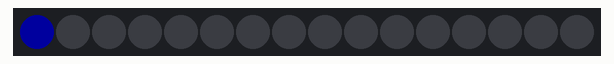
Recording of a sketch running on a simulated Arduino Uno, built with avr-gcc and run on an emulated ATmega328P. Parts: 16 RGB LEDs in strip order, left to right. Dim RGB values are drawn brighter than linear.

Above: at 0.15 s.
At 0.55 s:
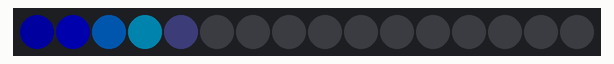
At 0.96 s:
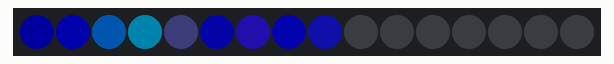
At 1.7 s:
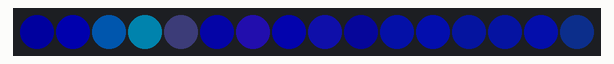

The sketch:

Static.ino
```cpp
#include <Adafruit_NeoPixel.h>
#ifdef __AVR__
  #include <avr/power.h>
#endif

#define PIN 6

#define NUM_LEDS 16

#define BRIGHTNESS 50

Adafruit_NeoPixel strip = Adafruit_NeoPixel(NUM_LEDS, PIN, NEO_GRBW + NEO_KHZ800);


void setup() {
  Serial.begin(115200);
  strip.setBrightness(BRIGHTNESS);
  strip.begin();
  strip.show(); // Initialize all pixels to 'off'
}

// Initialize some variables for the void loop()
int led, red, green, blue, white;
int wait = 100;

void loop() {

  led = 0; red = 0; green = 0; blue = 151; white = 0;
  strip.setPixelColor(led, red, green , blue, white);
  delay(wait);
  strip.show();

  led = 1; red = 0; green = 0; blue = 255; white = 0;
  strip.setPixelColor(led, red, green , blue, white);
  delay(wait);
  strip.show();

  led = 2; red = 0; green = 127; blue = 255; white = 0;
  strip.setPixelColor(led, red, green , blue, white);
  delay(wait);
  strip.show();

  led = 3; red = 0; green = 191; blue = 255; white = 0;
  strip.setPixelColor(led, red, green , blue, white);
  delay(wait);
  strip.show();

  led = 4; red = 0; green = 0; blue = 8; white = 10;
  strip.setPixelColor(led, red, green , blue, white);
  delay(wait);
   strip.show();

  led = 5; red = 0; green = 0; blue = 200; white = 10;
  strip.setPixelColor(led, red, green , blue, white);
  delay(wait);
   strip.show();

  led = 6; red = 50; green = 16; blue = 255; white = 10;
  strip.setPixelColor(led, red, green , blue, white);
  delay(wait);
   strip.show();

    led = 7; red = 0; green = 0; blue = 255; white = 10;
  strip.setPixelColor(led, red, green , blue, white);
  delay(wait);
   strip.show();

    led = 8; red = 16; green = 16; blue = 225; white = 10;
  strip.setPixelColor(led, red, green , blue, white);
  delay(wait);
   strip.show();

    led = 9; red = 0; green = 0; blue = 128; white = 10;
  strip.setPixelColor(led, red, green , blue, white);
  delay(wait);
   strip.show();

    led = 10; red = 0; green = 16; blue = 208; white = 10;
  strip.setPixelColor(led, red, green , blue, white);
  delay(wait);
   strip.show();

    led = 11; red = 0; green = 16; blue = 248; white = 10;
  strip.setPixelColor(led, red, green , blue, white);
  delay(wait);
   strip.show();

    led = 12; red = 0; green = 16; blue = 158; white = 10;
  strip.setPixelColor(led, red, green , blue, white);
  delay(wait);
   strip.show();

    led = 13; red = 0; green = 16; blue = 168; white = 10;
  strip.setPixelColor(led, red, green , blue, white);
  delay(wait);
   strip.show();

   led = 14; red = 0; green = 16; blue = 238; white = 10;
  strip.setPixelColor(led, red, green , blue, white);
  delay(wait);
   strip.show();

  led = 15; red = 0; green = 16; blue = 58; white = 10;
  strip.setPixelColor(led, red, green , blue, white);
  delay(wait);
  strip.show();


}
```
